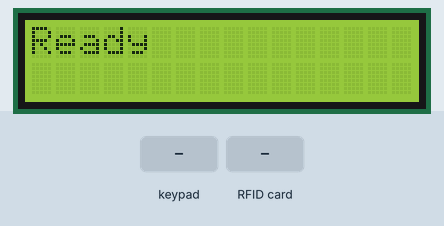
A sketch run on a simulated Arduino Uno, built with avr-gcc and run on an emulated ATmega328P. Shown: 16×2 character LCD. Inputs (shaded band) come from the test bench. What the sketch prints to the serial monitor is not drawn.

Above: at 2.3 s.
2.4 s: keypad keys 8 7 6 5 # pressed 0.4 s apart
At 4.5 s:
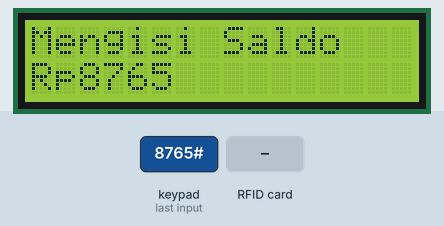
5.9 s: RFID card 5E 7A 19 C4 held to the reader
At 8.7 s:
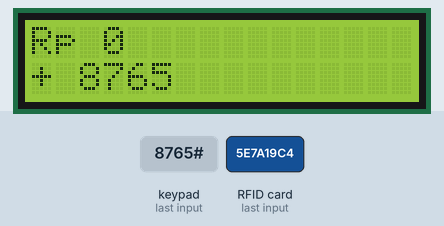
8.9 s: key '*' pressed
11.9 s: keypad keys 4 3 2 pressed 0.4 s apart
At 14.1 s:
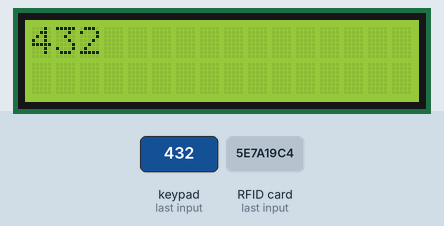
Timing chart, 0 to 15.6 s (numbered marks = the images above; inputs shaded):
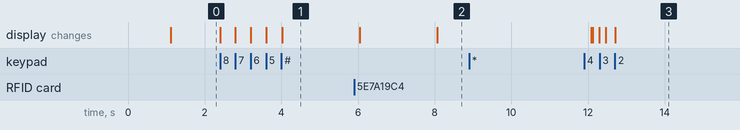

The sketch:

inputarduino.ino
```cpp
#include <SPI.h>
#include <MFRC522.h>

#include <LiquidCrystal_I2C.h>
#include <Keypad.h>

#define RST_PIN         9
#define SS_PIN          10

MFRC522 mfrc522(SS_PIN, RST_PIN);   // Create MFRC522 instance
String mac = "";
char stringAngka[17];
int indexKeypad = 0;
const byte ROWS = 4;
const byte COLS = 3;
char keys[ROWS][COLS] = {
  {'1', '2', '3'},
  {'4', '5', '6'},
  {'7', '8', '9'},
  {'*', '0', '#'}
};
byte rowPins[ROWS] = {8, 7, 6, 5};
byte colPins[COLS] = {4, 3, 2};
Keypad keypad = Keypad( makeKeymap(keys), rowPins, colPins, ROWS, COLS );
LiquidCrystal_I2C lcd(0x27, 16, 2);

int stt_isi = 0;
//*****************************************************************************************//


void setup() {
  Serial.begin(9600);                                           // Initialize serial communications with the PC
  delay(1000);
  SPI.begin();                                                  // Init SPI bus
  mfrc522.PCD_Init();
  // Init MFRC522 card
  //Serial.println(F("Read personal data on a MIFARE PICC:"));    //shows in serial that it is ready to read

  lcd.begin();
  lcd.backlight();
  SPI.begin();
  lcd.print("Ready");
}

//*****************************************************************************************//
void loop() {

  keypaddd();
  mac = "";


}
//*****************************************************************************************//

void keypaddd()
{
  char keys = keypad.getKey();
  if (keys) {
    switch (keys)
    {
      case '0'...'9':

        //    first = first * 10 + (indexKeypad - '0');
        if (!indexKeypad)
        {
          lcd.clear();

        }
        stringAngka [indexKeypad++] = keys;
        lcd.print(keys);

        //Serial.println(keys);
        return;

      case '*'://reset

        lcd.clear();
        lcd.print("Input Angka");
        indexKeypad = 0;
        break;

      case '#':

        //Serial.println("Top-Up");
        lcd.clear();
        lcd.setCursor(0, 0);
        lcd.print("Mengisi Saldo");
        lcd.setCursor(0, 1);
        lcd.print("Rp.");
        lcd.setCursor(2, 1);
        lcd.print(stringAngka); {
          delay(2000);
        }
        lcd.clear();
        // Serial.println(stringAngka);

        lcd.clear();
        lcd.setCursor(0, 0);
        lcd.print("Tap Kartu");
        stt_isi = 1;
        delay(1000);
        String a = String(stringAngka);
        long b = a.toInt();
        tambahSaldo(b);
        indexKeypad = 0;

    }
  }

}


void tambahSaldo(long harga)
{
  stt_isi = 0;
  // Prepare key - all keys are set to FFFFFFFFFFFFh at chip delivery from the factory.
  MFRC522::MIFARE_Key key;
  for (byte i = 0; i < 6; i++) key.keyByte[i] = 0xFF;

  //some variables we need
  byte block;
  byte len;
  MFRC522::StatusCode status;


  //-------------------------------------------

  // Reset the loop if no new card present on the sensor/reader. This saves the entire process when idle.
  if ( ! mfrc522.PICC_IsNewCardPresent()) {
    return;
  }

  // Select one of the cards
  if ( ! mfrc522.PICC_ReadCardSerial()) {
    return;
  }

  //Serial.println(F("**Card Detected:**"));

  //-------------------------------------------


  //mfrc522.PICC_DumpDetailsToSerial(&(mfrc522.uid)); //dump some details about the card

  //mfrc522.PICC_DumpToSerial(&(mfrc522.uid));      //uncomment this to see all blocks in hex

  //-------------------------------------------

  //Serial.print(F("Name: "))
  for (byte i = 0; i < mfrc522.uid.size; i++)
  {

    //mac.concat(String(mfrc522.uid.uidByte[i] < 0x10 ? "" : ""));
    mac.concat(String(mfrc522.uid.uidByte[i], HEX));
  }

  //String datakirim1 =   String(mac)+"#" ;
  //Serial.println(datakirim1);


  byte buffer1[18];
  char tampung[18];

  block = 4;
  len = 18;

  //------------------------------------------- GET FIRST NAME
  status = mfrc522.PCD_Authenticate(MFRC522::PICC_CMD_MF_AUTH_KEY_A, 4, &key, &(mfrc522.uid)); //line 834 of MFRC522.cpp file
  if (status != MFRC522::STATUS_OK) {
    Serial.print(F("Authentication failed: "));
    Serial.println(mfrc522.GetStatusCodeName(status));
    return;
  }

  status = mfrc522.MIFARE_Read(block, buffer1, &len);
  if (status != MFRC522::STATUS_OK) {
    //Serial.print(F("Reading failed: "));
    //Serial.println(mfrc522.GetStatusCodeName(status));
    return;
  }

  //PRINT FIRST NAME
  for (uint8_t i = 0; i < 16; i++)
  {
    if (buffer1[i] != 32)
    {
      Serial.write(buffer1[i]);
    }
  }
  //Serial.print(" ");

  //---------------------------------------- GET LAST NAME

  byte buffer2[18];
  block = 1;

  status = mfrc522.PCD_Authenticate(MFRC522::PICC_CMD_MF_AUTH_KEY_A, 1, &key, &(mfrc522.uid)); //line 834
  if (status != MFRC522::STATUS_OK) {
    //Serial.print(F("Authentication failed: "));
    //Serial.println(mfrc522.GetStatusCodeName(status));
    return;
  }

  status = mfrc522.MIFARE_Read(block, buffer2, &len);
  if (status != MFRC522::STATUS_OK) {
    //Serial.print(F("Reading failed: "));
    //Serial.println(mfrc522.GetStatusCodeName(status));
    return;
  }

  //PRINT LAST NAME
  for (uint8_t i = 0; i < 16; i++) {
    Serial.write(buffer2[i]);
    tampung[i] = buffer2[i];
  }

  //------------------BACA-------------------------------
  String stampung = String(tampung);
  //Serial.println();
  //Serial.println("--------------------------");
  //Serial.print("CHAR : ");
  //Serial.println(stampung);
  int firstIndex = stampung.indexOf('<');
  int lastIndex = stampung.indexOf('>');
  String hasil = stampung.substring(firstIndex + 1, lastIndex);
  //Serial.println("--------------------------");
  //Serial.print("BALANCE : ");
  //Serial.println(hasil);
  //Serial.println("--------------------------");
  long a = hasil.toInt();
  long b = harga;
  long c = a + b;
  //Serial.print("Current Balance : ");
  //Serial.println(c);
  //Serial.print("Send Data : ");
  String datakirim = "^" + String(mac) + "^" + String(stringAngka);
  Serial.println(datakirim);


  //---------------- WRITE-------------------------------

  String input1 = String(c);
  String input2 = "<" + input1 + ">";
  byte plain[input2.length()];

  input2.getBytes(plain, input2.length());

  // Write block
  status = mfrc522.MIFARE_Write(block, plain, 16);
  if (status != MFRC522::STATUS_OK) {
    return;
  }
  else
    delay(1000);
  mfrc522.PICC_HaltA();
  mfrc522.PCD_StopCrypto1();

  lcd.clear();
  lcd.setCursor(0, 0);
  lcd.print("Rp " + String(a));
  lcd.setCursor(0, 1);
  lcd.print("+ " + String(b));
  delay(4000);
  lcd.clear();
  lcd.setCursor(0, 0);
  lcd.print("Saldo Sekarang : ");
  lcd.setCursor(0, 1);
  lcd.print(String(c));


}

void bacaSaldo()
{
  // Prepare key - all keys are set to FFFFFFFFFFFFh at chip delivery from the factory.
  MFRC522::MIFARE_Key key;
  for (byte i = 0; i < 6; i++) key.keyByte[i] = 0xFF;

  //some variables we need
  byte block;
  byte len;
  MFRC522::StatusCode status;

  //-------------------------------------------

  // Reset the loop if no new card present on the sensor/reader. This saves the entire process when idle.
  if ( ! mfrc522.PICC_IsNewCardPresent()) {
    return;
  }

  // Select one of the cards
  if ( ! mfrc522.PICC_ReadCardSerial()) {
    return;
  }

  //Serial.println(F("**Card Detected:**"));

  //-------------------------------------------

  //mfrc522.PICC_DumpDetailsToSerial(&(mfrc522.uid)); //dump some details about the card

  //mfrc522.PICC_DumpToSerial(&(mfrc522.uid));      //uncomment this to see all blocks in hex

  //-------------------------------------------

  //Serial.print(F("Name: "));

  byte buffer1[18];
  char tampung[18];

  block = 4;
  len = 18;

  //------------------------------------------- GET FIRST NAME
  status = mfrc522.PCD_Authenticate(MFRC522::PICC_CMD_MF_AUTH_KEY_A, 4, &key, &(mfrc522.uid)); //line 834 of MFRC522.cpp file
  if (status != MFRC522::STATUS_OK) {
    //  Serial.print(F("Authentication failed: "));
    //  Serial.println(mfrc522.GetStatusCodeName(status));
    return;
  }

  status = mfrc522.MIFARE_Read(block, buffer1, &len);
  if (status != MFRC522::STATUS_OK) {
    //  Serial.print(F("Reading failed: "));
    //  Serial.println(mfrc522.GetStatusCodeName(status));
    return;
  }

  //PRINT FIRST NAME
  for (uint8_t i = 0; i < 16; i++)
  {
    if (buffer1[i] != 32)
    {
      Serial.write(buffer1[i]);
    }
  }
  // Serial.print(" ");

  //---------------------------------------- GET LAST NAME

  byte buffer2[18];
  block = 1;

  status = mfrc522.PCD_Authenticate(MFRC522::PICC_CMD_MF_AUTH_KEY_A, 1, &key, &(mfrc522.uid)); //line 834
  if (status != MFRC522::STATUS_OK) {
    // Serial.print(F("Authentication failed: "));
    // Serial.println(mfrc522.GetStatusCodeName(status));
    return;
  }

  status = mfrc522.MIFARE_Read(block, buffer2, &len);
  if (status != MFRC522::STATUS_OK) {
    //Serial.print(F("Reading failed: "));
    // Serial.println(mfrc522.GetStatusCodeName(status));
    return;
  }

  //PRINT LAST NAME
  for (uint8_t i = 0; i < 16; i++) {
    Serial.write(buffer2[i]);
    tampung[i] = buffer2[i];
  }


  //------------------BACA-------------------------------
  String stampung = String(tampung);
  int firstIndex = stampung.indexOf('<');
  int lastIndex = stampung.indexOf('>');
  String hasil = stampung.substring(firstIndex + 1, lastIndex);
  Serial.println("--------------------------");
  Serial.print("BALANCE : ");
  Serial.println(hasil);

  lcd.clear();
  lcd.setCursor(0, 0);
  lcd.print("Current Balance");
  lcd.setCursor(0, 1);
  lcd.print(hasil);

  Serial.println(F("\n**End Reading**\n"));
  delay(1000); //change value if you want to read cards faster
  mfrc522.PICC_HaltA();
  mfrc522.PCD_StopCrypto1();
}

void kirimdata()
{

}
```

Measured:
- after the input at 2.4 s, the display: first changes at once (image 1 shows a later state)
- after the input at 5.9 s, the display: first differs from a run without the input after 2.2 s (image 2)
- after the input at 8.9 s, every drawn part: stays the same
- after the input at 11.9 s, the display: first differs from a run without the input after 0.39 s (image 3 shows a later state)
